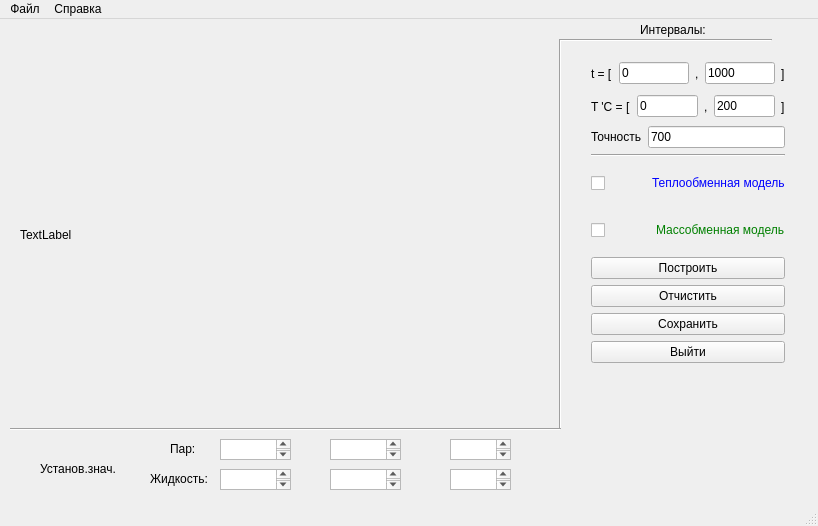
<?xml version="1.0" encoding="UTF-8"?>
<ui version="4.0">
 <class>MainWindow</class>
 <widget class="QMainWindow" name="MainWindow">
  <property name="geometry">
   <rect>
    <x>0</x>
    <y>0</y>
    <width>818</width>
    <height>526</height>
   </rect>
  </property>
  <property name="windowTitle">
   <string>MainWindow</string>
  </property>
  <widget class="QWidget" name="centralWidget">
   <widget class="Line" name="line">
    <property name="geometry">
     <rect>
      <x>550</x>
      <y>20</y>
      <width>20</width>
      <height>391</height>
     </rect>
    </property>
    <property name="orientation">
     <enum>Qt::Vertical</enum>
    </property>
   </widget>
   <widget class="QLabel" name="label">
    <property name="geometry">
     <rect>
      <x>640</x>
      <y>0</y>
      <width>81</width>
      <height>21</height>
     </rect>
    </property>
    <property name="text">
     <string>Интервалы:</string>
    </property>
   </widget>
   <widget class="QLabel" name="outputGraph">
    <property name="geometry">
     <rect>
      <x>20</x>
      <y>30</y>
      <width>531</width>
      <height>371</height>
     </rect>
    </property>
    <property name="text">
     <string>TextLabel</string>
    </property>
   </widget>
   <widget class="QWidget" name="layoutWidget">
    <property name="geometry">
     <rect>
      <x>580</x>
      <y>30</y>
      <width>216</width>
      <height>325</height>
     </rect>
    </property>
    <layout class="QVBoxLayout" name="verticalLayout_6">
     <item>
      <layout class="QVBoxLayout" name="verticalLayout">
       <item>
        <layout class="QVBoxLayout" name="verticalLayout_5">
         <item>
          <layout class="QVBoxLayout" name="verticalLayout_4">
           <item>
            <layout class="QVBoxLayout" name="verticalLayout_3">
             <item>
              <layout class="QHBoxLayout" name="horizontalLayout_4">
               <item>
                <layout class="QHBoxLayout" name="horizontalLayout">
                 <item>
                  <widget class="QLabel" name="label_2">
                   <property name="text">
                    <string>t = [</string>
                   </property>
                  </widget>
                 </item>
                 <item>
                  <widget class="QLineEdit" name="inputLeftX">
                   <property name="text">
                    <string>0</string>
                   </property>
                  </widget>
                 </item>
                </layout>
               </item>
               <item>
                <layout class="QHBoxLayout" name="horizontalLayout_3">
                 <item>
                  <layout class="QHBoxLayout" name="horizontalLayout_2">
                   <item>
                    <widget class="QLabel" name="label_3">
                     <property name="text">
                      <string>,</string>
                     </property>
                    </widget>
                   </item>
                   <item>
                    <widget class="QLineEdit" name="inputRightX">
                     <property name="text">
                      <string>1000</string>
                     </property>
                    </widget>
                   </item>
                  </layout>
                 </item>
                 <item>
                  <widget class="QLabel" name="label_4">
                   <property name="text">
                    <string>]</string>
                   </property>
                  </widget>
                 </item>
                </layout>
               </item>
              </layout>
             </item>
             <item>
              <layout class="QHBoxLayout" name="horizontalLayout_5">
               <item>
                <layout class="QHBoxLayout" name="horizontalLayout_6">
                 <item>
                  <widget class="QLabel" name="label_5">
                   <property name="text">
                    <string>T 'C = [</string>
                   </property>
                  </widget>
                 </item>
                 <item>
                  <widget class="QLineEdit" name="inputLeftY">
                   <property name="text">
                    <string>0</string>
                   </property>
                  </widget>
                 </item>
                </layout>
               </item>
               <item>
                <layout class="QHBoxLayout" name="horizontalLayout_7">
                 <item>
                  <layout class="QHBoxLayout" name="horizontalLayout_8">
                   <item>
                    <widget class="QLabel" name="label_6">
                     <property name="text">
                      <string>,</string>
                     </property>
                    </widget>
                   </item>
                   <item>
                    <widget class="QLineEdit" name="inputRightY">
                     <property name="text">
                      <string>200</string>
                     </property>
                    </widget>
                   </item>
                  </layout>
                 </item>
                 <item>
                  <widget class="QLabel" name="label_7">
                   <property name="text">
                    <string>]</string>
                   </property>
                  </widget>
                 </item>
                </layout>
               </item>
              </layout>
             </item>
            </layout>
           </item>
           <item>
            <layout class="QHBoxLayout" name="horizontalLayout_9">
             <item>
              <widget class="QLabel" name="label_8">
               <property name="text">
                <string>Точность</string>
               </property>
              </widget>
             </item>
             <item>
              <widget class="QLineEdit" name="inputAccuracy">
               <property name="text">
                <string>700</string>
               </property>
              </widget>
             </item>
            </layout>
           </item>
          </layout>
         </item>
         <item>
          <widget class="Line" name="line_3">
           <property name="orientation">
            <enum>Qt::Horizontal</enum>
           </property>
          </widget>
         </item>
         <item>
          <layout class="QVBoxLayout" name="verticalLayout_2">
           <item>
            <layout class="QHBoxLayout" name="horizontalLayout_10">
             <item>
              <widget class="QCheckBox" name="Hexch">
               <property name="minimumSize">
                <size>
                 <width>55</width>
                 <height>20</height>
                </size>
               </property>
               <property name="maximumSize">
                <size>
                 <width>55</width>
                 <height>16777215</height>
                </size>
               </property>
               <property name="font">
                <font>
                 <italic>false</italic>
                 <underline>false</underline>
                 <kerning>true</kerning>
                </font>
               </property>
               <property name="text">
                <string/>
               </property>
              </widget>
             </item>
             <item>
              <widget class="QLabel" name="label_9">
               <property name="text">
                <string>&lt;html&gt;&lt;head/&gt;&lt;body&gt;&lt;p&gt;&lt;span style=&quot; color:#0000ff;&quot;&gt;Теплообменная модель&lt;/span&gt;&lt;/p&gt;&lt;/body&gt;&lt;/html&gt;</string>
               </property>
              </widget>
             </item>
            </layout>
           </item>
           <item>
            <layout class="QHBoxLayout" name="horizontalLayout_11">
             <item>
              <widget class="QCheckBox" name="Mexch">
               <property name="maximumSize">
                <size>
                 <width>60</width>
                 <height>16777215</height>
                </size>
               </property>
               <property name="text">
                <string/>
               </property>
              </widget>
             </item>
             <item>
              <widget class="QLabel" name="label_10">
               <property name="text">
                <string>&lt;html&gt;&lt;head/&gt;&lt;body&gt;&lt;p&gt;&lt;span style=&quot; color:green;&quot;&gt;Массобменная модель&lt;span/&gt;&lt;/p&gt;&lt;/body&gt;&lt;/html&gt;</string>
               </property>
              </widget>
             </item>
            </layout>
           </item>
          </layout>
         </item>
        </layout>
       </item>
       <item>
        <widget class="QPushButton" name="draw">
         <property name="text">
          <string>Построить</string>
         </property>
        </widget>
       </item>
       <item>
        <widget class="QPushButton" name="clear">
         <property name="text">
          <string>Отчистить</string>
         </property>
        </widget>
       </item>
       <item>
        <widget class="QPushButton" name="save">
         <property name="text">
          <string>Сохранить</string>
         </property>
        </widget>
       </item>
       <item>
        <widget class="QPushButton" name="exit">
         <property name="text">
          <string>Выйти</string>
         </property>
        </widget>
       </item>
      </layout>
     </item>
    </layout>
   </widget>
   <widget class="QTextBrowser" name="valV1">
    <property name="geometry">
     <rect>
      <x>220</x>
      <y>420</y>
      <width>71</width>
      <height>21</height>
     </rect>
    </property>
   </widget>
   <widget class="QTextBrowser" name="valV2">
    <property name="geometry">
     <rect>
      <x>330</x>
      <y>420</y>
      <width>71</width>
      <height>21</height>
     </rect>
    </property>
   </widget>
   <widget class="QTextBrowser" name="valV3">
    <property name="geometry">
     <rect>
      <x>450</x>
      <y>420</y>
      <width>61</width>
      <height>21</height>
     </rect>
    </property>
   </widget>
   <widget class="Line" name="line_4">
    <property name="geometry">
     <rect>
      <x>10</x>
      <y>400</y>
      <width>551</width>
      <height>20</height>
     </rect>
    </property>
    <property name="orientation">
     <enum>Qt::Horizontal</enum>
    </property>
   </widget>
   <widget class="QLabel" name="label_11">
    <property name="geometry">
     <rect>
      <x>40</x>
      <y>440</y>
      <width>91</width>
      <height>20</height>
     </rect>
    </property>
    <property name="text">
     <string>Установ.знач.</string>
    </property>
   </widget>
   <widget class="QTextBrowser" name="valF1">
    <property name="geometry">
     <rect>
      <x>220</x>
      <y>450</y>
      <width>71</width>
      <height>21</height>
     </rect>
    </property>
   </widget>
   <widget class="QTextBrowser" name="valF2">
    <property name="geometry">
     <rect>
      <x>330</x>
      <y>450</y>
      <width>71</width>
      <height>21</height>
     </rect>
    </property>
   </widget>
   <widget class="QTextBrowser" name="valF3">
    <property name="geometry">
     <rect>
      <x>450</x>
      <y>450</y>
      <width>61</width>
      <height>21</height>
     </rect>
    </property>
   </widget>
   <widget class="QLabel" name="label_12">
    <property name="geometry">
     <rect>
      <x>170</x>
      <y>420</y>
      <width>31</width>
      <height>20</height>
     </rect>
    </property>
    <property name="text">
     <string>Пар:</string>
    </property>
   </widget>
   <widget class="QLabel" name="label_13">
    <property name="geometry">
     <rect>
      <x>150</x>
      <y>450</y>
      <width>61</width>
      <height>20</height>
     </rect>
    </property>
    <property name="text">
     <string>Жидкость:</string>
    </property>
   </widget>
   <widget class="Line" name="line_2">
    <property name="geometry">
     <rect>
      <x>560</x>
      <y>20</y>
      <width>212</width>
      <height>3</height>
     </rect>
    </property>
    <property name="orientation">
     <enum>Qt::Horizontal</enum>
    </property>
   </widget>
  </widget>
  <widget class="QMenuBar" name="menuBar">
   <property name="geometry">
    <rect>
     <x>0</x>
     <y>0</y>
     <width>818</width>
     <height>27</height>
    </rect>
   </property>
   <widget class="QMenu" name="menu">
    <property name="title">
     <string>Файл</string>
    </property>
    <addaction name="action"/>
    <addaction name="separator"/>
    <addaction name="action_3"/>
   </widget>
   <widget class="QMenu" name="menu_2">
    <property name="title">
     <string>Справка</string>
    </property>
   </widget>
   <addaction name="menu"/>
   <addaction name="menu_2"/>
  </widget>
  <widget class="QStatusBar" name="statusBar"/>
  <action name="action">
   <property name="text">
    <string>Сохранить картинку</string>
   </property>
  </action>
  <action name="action_3">
   <property name="text">
    <string>Выход</string>
   </property>
  </action>
 </widget>
 <layoutdefault spacing="6" margin="11"/>
 <resources/>
 <connections/>
</ui>
